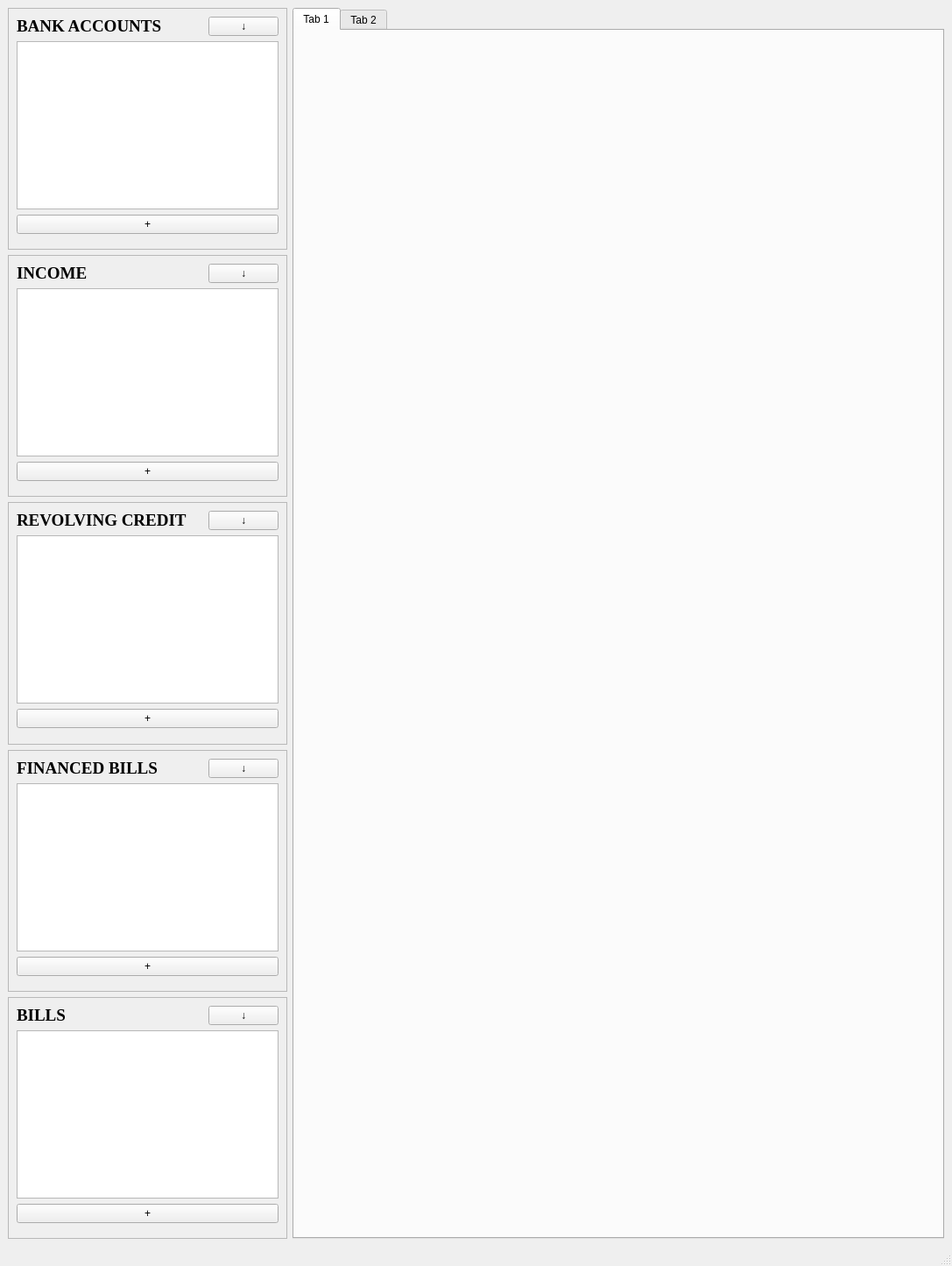
<?xml version="1.0" encoding="UTF-8"?>
<ui version="4.0">
 <class>MainWindow</class>
 <widget class="QMainWindow" name="MainWindow">
  <property name="geometry">
   <rect>
    <x>0</x>
    <y>0</y>
    <width>1087</width>
    <height>1445</height>
   </rect>
  </property>
  <property name="windowTitle">
   <string>MainWindow</string>
  </property>
  <widget class="QWidget" name="centralwidget">
   <layout class="QHBoxLayout" name="horizontalLayout" stretch="3,7">
    <item>
     <layout class="QVBoxLayout" name="verticalLayout_2" stretch="0,0,0,0,0">
      <property name="sizeConstraint">
       <enum>QLayout::SetNoConstraint</enum>
      </property>
      <item>
       <widget class="QScrollArea" name="scrollArea_bank_accounts">
        <property name="sizePolicy">
         <sizepolicy hsizetype="Preferred" vsizetype="Preferred">
          <horstretch>0</horstretch>
          <verstretch>0</verstretch>
         </sizepolicy>
        </property>
        <property name="sizeAdjustPolicy">
         <enum>QAbstractScrollArea::AdjustIgnored</enum>
        </property>
        <property name="widgetResizable">
         <bool>true</bool>
        </property>
        <property name="alignment">
         <set>Qt::AlignHCenter|Qt::AlignTop</set>
        </property>
        <widget class="QWidget" name="scrollAreaWidgetContents_bank_accounts">
         <property name="geometry">
          <rect>
           <x>0</x>
           <y>0</y>
           <width>315</width>
           <height>272</height>
          </rect>
         </property>
         <property name="sizePolicy">
          <sizepolicy hsizetype="Preferred" vsizetype="Maximum">
           <horstretch>0</horstretch>
           <verstretch>0</verstretch>
          </sizepolicy>
         </property>
         <layout class="QVBoxLayout" name="verticalLayout_4" stretch="0,0,0">
          <item>
           <layout class="QHBoxLayout" name="horizontalLayout_3" stretch="9,1">
            <property name="sizeConstraint">
             <enum>QLayout::SetDefaultConstraint</enum>
            </property>
            <item>
             <widget class="QLabel" name="label_bank_accounts">
              <property name="sizePolicy">
               <sizepolicy hsizetype="Preferred" vsizetype="Fixed">
                <horstretch>0</horstretch>
                <verstretch>0</verstretch>
               </sizepolicy>
              </property>
              <property name="font">
               <font>
                <family>Times New Roman</family>
                <pointsize>14</pointsize>
                <weight>75</weight>
                <bold>true</bold>
               </font>
              </property>
              <property name="text">
               <string>BANK ACCOUNTS</string>
              </property>
              <property name="alignment">
               <set>Qt::AlignLeading|Qt::AlignLeft|Qt::AlignTop</set>
              </property>
             </widget>
            </item>
            <item>
             <widget class="QPushButton" name="pushButton_show_hide_bank_accounts">
              <property name="text">
               <string>↓</string>
              </property>
             </widget>
            </item>
           </layout>
          </item>
          <item>
           <layout class="QHBoxLayout" name="horizontalLayout_2">
            <property name="sizeConstraint">
             <enum>QLayout::SetDefaultConstraint</enum>
            </property>
            <item>
             <widget class="CustomQTableView" name="tableView_bank_accounts">
              <property name="editTriggers">
               <set>QAbstractItemView::NoEditTriggers</set>
              </property>
             </widget>
            </item>
           </layout>
          </item>
          <item>
           <widget class="QPushButton" name="pushButton_add_bank_account">
            <property name="text">
             <string>+</string>
            </property>
           </widget>
          </item>
         </layout>
        </widget>
       </widget>
      </item>
      <item>
       <widget class="QScrollArea" name="scrollArea_income">
        <property name="sizePolicy">
         <sizepolicy hsizetype="Expanding" vsizetype="Preferred">
          <horstretch>0</horstretch>
          <verstretch>0</verstretch>
         </sizepolicy>
        </property>
        <property name="widgetResizable">
         <bool>true</bool>
        </property>
        <widget class="QWidget" name="scrollAreaWidgetContents_income">
         <property name="geometry">
          <rect>
           <x>0</x>
           <y>0</y>
           <width>315</width>
           <height>269</height>
          </rect>
         </property>
         <property name="sizePolicy">
          <sizepolicy hsizetype="Preferred" vsizetype="Maximum">
           <horstretch>0</horstretch>
           <verstretch>0</verstretch>
          </sizepolicy>
         </property>
         <layout class="QVBoxLayout" name="verticalLayout_5" stretch="0,8,0">
          <item>
           <layout class="QHBoxLayout" name="horizontalLayout_4" stretch="9,1">
            <item>
             <widget class="QLabel" name="label_income">
              <property name="sizePolicy">
               <sizepolicy hsizetype="Preferred" vsizetype="Fixed">
                <horstretch>0</horstretch>
                <verstretch>0</verstretch>
               </sizepolicy>
              </property>
              <property name="font">
               <font>
                <family>Times New Roman</family>
                <pointsize>14</pointsize>
                <weight>75</weight>
                <bold>true</bold>
               </font>
              </property>
              <property name="text">
               <string>INCOME</string>
              </property>
              <property name="alignment">
               <set>Qt::AlignLeading|Qt::AlignLeft|Qt::AlignTop</set>
              </property>
             </widget>
            </item>
            <item>
             <widget class="QPushButton" name="pushButton_show_hide_income">
              <property name="text">
               <string>↓</string>
              </property>
             </widget>
            </item>
           </layout>
          </item>
          <item>
           <widget class="CustomQTableView" name="tableView_income">
            <property name="editTriggers">
             <set>QAbstractItemView::NoEditTriggers</set>
            </property>
           </widget>
          </item>
          <item>
           <widget class="QPushButton" name="pushButton_add_income">
            <property name="text">
             <string>+</string>
            </property>
           </widget>
          </item>
         </layout>
        </widget>
       </widget>
      </item>
      <item>
       <widget class="QScrollArea" name="scrollArea_revolving_credit">
        <property name="sizePolicy">
         <sizepolicy hsizetype="Expanding" vsizetype="Preferred">
          <horstretch>0</horstretch>
          <verstretch>0</verstretch>
         </sizepolicy>
        </property>
        <property name="widgetResizable">
         <bool>true</bool>
        </property>
        <widget class="QWidget" name="scrollAreaWidgetContents_revolving_credit">
         <property name="geometry">
          <rect>
           <x>0</x>
           <y>0</y>
           <width>315</width>
           <height>270</height>
          </rect>
         </property>
         <property name="sizePolicy">
          <sizepolicy hsizetype="Preferred" vsizetype="Maximum">
           <horstretch>0</horstretch>
           <verstretch>0</verstretch>
          </sizepolicy>
         </property>
         <layout class="QVBoxLayout" name="verticalLayout_6" stretch="0,8,0">
          <item>
           <layout class="QHBoxLayout" name="horizontalLayout_5" stretch="9,1">
            <item>
             <widget class="QLabel" name="label_revolving_credit">
              <property name="sizePolicy">
               <sizepolicy hsizetype="Preferred" vsizetype="Fixed">
                <horstretch>0</horstretch>
                <verstretch>0</verstretch>
               </sizepolicy>
              </property>
              <property name="font">
               <font>
                <family>Times New Roman</family>
                <pointsize>14</pointsize>
                <weight>75</weight>
                <bold>true</bold>
               </font>
              </property>
              <property name="text">
               <string>REVOLVING CREDIT</string>
              </property>
              <property name="alignment">
               <set>Qt::AlignLeading|Qt::AlignLeft|Qt::AlignTop</set>
              </property>
             </widget>
            </item>
            <item>
             <widget class="QPushButton" name="pushButton_show_hide_revolving_credit">
              <property name="text">
               <string>↓</string>
              </property>
             </widget>
            </item>
           </layout>
          </item>
          <item>
           <widget class="CustomQTableView" name="tableView_revolving_credit">
            <property name="editTriggers">
             <set>QAbstractItemView::NoEditTriggers</set>
            </property>
           </widget>
          </item>
          <item>
           <widget class="QPushButton" name="pushButton_add_revolving_credit">
            <property name="text">
             <string>+</string>
            </property>
           </widget>
          </item>
         </layout>
        </widget>
       </widget>
      </item>
      <item>
       <widget class="QScrollArea" name="scrollArea_financed_bills">
        <property name="sizePolicy">
         <sizepolicy hsizetype="Expanding" vsizetype="Preferred">
          <horstretch>0</horstretch>
          <verstretch>0</verstretch>
         </sizepolicy>
        </property>
        <property name="widgetResizable">
         <bool>true</bool>
        </property>
        <widget class="QWidget" name="scrollAreaWidgetContents_financed_bills">
         <property name="geometry">
          <rect>
           <x>0</x>
           <y>0</y>
           <width>315</width>
           <height>269</height>
          </rect>
         </property>
         <property name="sizePolicy">
          <sizepolicy hsizetype="Preferred" vsizetype="Maximum">
           <horstretch>0</horstretch>
           <verstretch>0</verstretch>
          </sizepolicy>
         </property>
         <layout class="QVBoxLayout" name="verticalLayout_8" stretch="0,8,0">
          <item>
           <layout class="QHBoxLayout" name="horizontalLayout_6" stretch="9,1">
            <item>
             <widget class="QLabel" name="label_financed_bills">
              <property name="sizePolicy">
               <sizepolicy hsizetype="Preferred" vsizetype="Fixed">
                <horstretch>0</horstretch>
                <verstretch>0</verstretch>
               </sizepolicy>
              </property>
              <property name="font">
               <font>
                <family>Times New Roman</family>
                <pointsize>14</pointsize>
                <weight>75</weight>
                <bold>true</bold>
               </font>
              </property>
              <property name="text">
               <string>FINANCED BILLS</string>
              </property>
              <property name="alignment">
               <set>Qt::AlignLeading|Qt::AlignLeft|Qt::AlignTop</set>
              </property>
             </widget>
            </item>
            <item>
             <widget class="QPushButton" name="pushButton_show_hide_financed_bills">
              <property name="text">
               <string>↓</string>
              </property>
             </widget>
            </item>
           </layout>
          </item>
          <item>
           <widget class="CustomQTableView" name="tableView_financed_bills">
            <property name="editTriggers">
             <set>QAbstractItemView::NoEditTriggers</set>
            </property>
           </widget>
          </item>
          <item>
           <widget class="QPushButton" name="pushButton_add_financed_bills">
            <property name="text">
             <string>+</string>
            </property>
           </widget>
          </item>
         </layout>
        </widget>
       </widget>
      </item>
      <item>
       <widget class="QScrollArea" name="scrollArea_bills">
        <property name="sizePolicy">
         <sizepolicy hsizetype="Expanding" vsizetype="Preferred">
          <horstretch>0</horstretch>
          <verstretch>0</verstretch>
         </sizepolicy>
        </property>
        <property name="widgetResizable">
         <bool>true</bool>
        </property>
        <widget class="QWidget" name="scrollAreaWidgetContents_bills">
         <property name="geometry">
          <rect>
           <x>0</x>
           <y>0</y>
           <width>315</width>
           <height>270</height>
          </rect>
         </property>
         <property name="sizePolicy">
          <sizepolicy hsizetype="Preferred" vsizetype="Maximum">
           <horstretch>0</horstretch>
           <verstretch>0</verstretch>
          </sizepolicy>
         </property>
         <layout class="QVBoxLayout" name="verticalLayout_7" stretch="0,8,0">
          <item>
           <layout class="QHBoxLayout" name="horizontalLayout_7" stretch="9,1">
            <item>
             <widget class="QLabel" name="label_bills">
              <property name="sizePolicy">
               <sizepolicy hsizetype="Preferred" vsizetype="Fixed">
                <horstretch>0</horstretch>
                <verstretch>0</verstretch>
               </sizepolicy>
              </property>
              <property name="font">
               <font>
                <family>Times New Roman</family>
                <pointsize>14</pointsize>
                <weight>75</weight>
                <bold>true</bold>
               </font>
              </property>
              <property name="text">
               <string>BILLS</string>
              </property>
              <property name="alignment">
               <set>Qt::AlignLeading|Qt::AlignLeft|Qt::AlignTop</set>
              </property>
             </widget>
            </item>
            <item>
             <widget class="QPushButton" name="pushButton_show_hide_bills">
              <property name="text">
               <string>↓</string>
              </property>
             </widget>
            </item>
           </layout>
          </item>
          <item>
           <widget class="CustomQTableView" name="tableView_bills">
            <property name="editTriggers">
             <set>QAbstractItemView::NoEditTriggers</set>
            </property>
           </widget>
          </item>
          <item>
           <widget class="QPushButton" name="pushButton_add_bills">
            <property name="text">
             <string>+</string>
            </property>
           </widget>
          </item>
         </layout>
        </widget>
       </widget>
      </item>
     </layout>
    </item>
    <item>
     <layout class="QVBoxLayout" name="verticalLayout_3">
      <item>
       <widget class="QTabWidget" name="tabWidget_Charts">
        <property name="currentIndex">
         <number>0</number>
        </property>
        <widget class="QWidget" name="tab">
         <attribute name="title">
          <string>Tab 1</string>
         </attribute>
        </widget>
        <widget class="QWidget" name="tab_2">
         <attribute name="title">
          <string>Tab 2</string>
         </attribute>
        </widget>
       </widget>
      </item>
     </layout>
    </item>
   </layout>
  </widget>
  <widget class="QMenuBar" name="menubar">
   <property name="geometry">
    <rect>
     <x>0</x>
     <y>0</y>
     <width>1087</width>
     <height>21</height>
    </rect>
   </property>
  </widget>
  <widget class="QStatusBar" name="statusbar"/>
 </widget>
 <customwidgets>
  <customwidget>
   <class>CustomQTableView</class>
   <extends>QTableView</extends>
   <header location="global">custom_QTableView</header>
  </customwidget>
 </customwidgets>
 <resources/>
 <connections/>
</ui>
